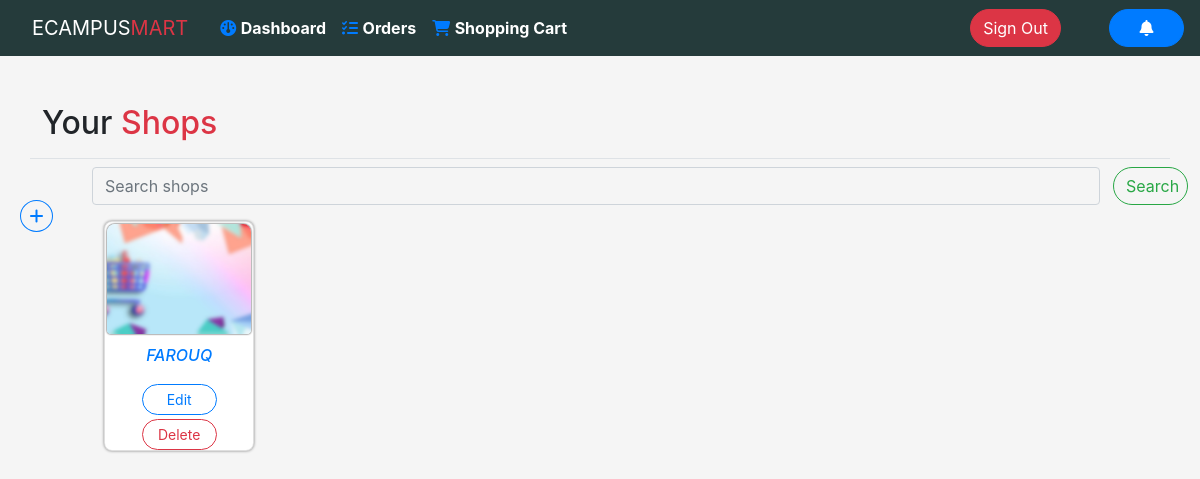
Page /Farouq/shops (signed in) on the committed database.
### main/models.py (models this page shows, shortened)
class Store(models.Model):
    name = models.CharField(max_length=30, null=True)
    owner = models.ForeignKey(
        User, on_delete=models.CASCADE, related_name='shops')
    date_created = models.DateField(auto_now_add=True)
    picture = models.ImageField(upload_to='store_logos/', null=True, blank=True, default='/store_logos/shop.jpg')
    category = models.CharField(max_length=200, null=True)
    class Meta:
        ordering = ['-date_created']
    def get_unprocessed_orders(self):
        return self.orders.filter(delivery_date=None)
    def get_slug(self):
        return slugify(self.name)

### main/views.py (the view, shortened to what this page needs)
# urls.py: path('<str:username>/shops', views.your_shops, name='my_shops'),
@login_required(login_url="signin")
def your_shops(request, username):
    user = User.objects.get(username=username)
    if not user == request.user:
        return HttpResponseRedirect(request.META.get("HTTP_REFERER"))
    shops = user.shops.all()  # type: ignore
    search_query = request.GET.get("q") if request.GET.get("q") != None else ""
    context = {"shops": shops, "search_query": search_query}
    return render(request, "main/my_shops.html", context)

### main/models.py (called while the page is built)
    def get_pending_deliveries_count(self):
        return len([order for order in self.orders_placed.all() if order.get_status() == 'Approved, Pending Delivery' ])

    def get_new_notifications(self):
        return self.notifications.filter(is_read=False)

    def get_status(self):
        if self.delivery_date is None:
            return 'Pending Approval'
        elif self.delivery_date is not None and not self.is_completed():
            return 'Approved, Pending Delivery'
        elif self.is_completed():
            return 'Completed'

### main/templates/main/my_shops.html (shortened to what this page needs)
{% extends 'main/base.html' %}
{% load static %}
{% block content %}
<div class="container">
  <div class="row">
    <h1 class="h2 border-bottom pt-1 pb-3">
      <span>Your</span>
      <span class="text-danger"> Shops</span>
    </h1>
  </div>
</div>
<div class="big-container">
  <div id="main-container">
    <div class="container-fluid">
      {% if search_query == '' and shops.count > 0 %}
      <div class="row">
        <form method="GET" action="" id="form-section" class="d-flex" role="search">
          <input name="q" maxlength="30" class="form-control me-2" type="search" placeholder="Search shops" aria-label="Search">
          <button class="btn btn-outline-success" style="margin-left: 5px" type="submit">Search</button>
        </form>
      </div>
      {% endif %}
      <div class="new-row mt-3">
        {% for shop in shops %}
          {% if shop.picture %}
        <div>
        <a href="{% url 'shop' shop.owner.username shop.get_slug %}">
          <div class="test-shop-container card  mb-2">
          <div class="shop-image-section">
            <div class="image-item">
              <img src="{{shop.picture.url}}" alt="{{shop.picture.url}}" class="shop_image">
            </div>
          </div>
          <div class="shop-info-section">
            <div class="card-item h6 text-primary shop_name" style="text-align:center;font-style:italic; padding:10px;">{{shop.name|truncatechars:12}}</div>
          </a>
            <button style="margin-bottom: 0.3rem;" type="button" onclick="change_action('{{shop.get_slug}}', '{{shop.id}}', '{{shop.owner.username}}', '{{shop.get_slug}}')" class="btn btn-outline-primary btn-sm" data-bs-toggle="modal" data-bs-target="#edit_shop_modal">
              Edit
            </button>
            <button type="button" onclick="change_href('{{shop.id}}', '{{shop.owner.username}}', '{{shop.get_slug}}')" class="btn btn-outline-danger btn-sm" data-bs-toggle="modal" data-bs-target="#general_modal">
              Delete
            </button>
          </div>
        </div>
    </div>
        {% endif %}
        {% endfor %}
      </div>
    </div>
<nav id="test_div">
  <div class="side-icon-container">
    <a class="btn btn-outline-primary sidebar-btn mb-2" href="{% url 'create_shop'%}">
      <i class="fa fa-plus"></i>
    </a>
  </div>
</nav>
{% endblock %}

### main/templates/main/my_shops.html (style rules this page uses)
.new-row { display:grid; justify-content: space-around; grid-template-columns: repeat(auto-fill, 150px); column-gap: 1rem; row-gap: 0.5rem; }
::placeholder { text-transform: none; }
[class*="btn"] { border-radius: 20px; width:75px; }
input[type="search"], input[type="search"]:focus { text-transform: uppercase; background-color: transparent; }
a { text-decoration:none; }
[class*="sidebar-btn"] { border-radius:50%; width: 33px; padding:7px 7px 7px 7px; display:flex; justify-content:center; align-items:center; }
.test-shop-container { position:relative; display:flex; flex-direction:column; border-radius:8px; box-shadow: 0 0 3px gray; }
.shop-image-section img { width:100%; height:110px; object-fit:cover; border-radius:8px 8px 4px 4px; box-shadow:0 0 2px black; }
.shop-image-section { padding:2px; }
.shop-info-section { display:flex; flex-direction:column; justify-content: center; align-items:center; }

### rows in the picture
Store: picture (picture), name "FAROUQ"
